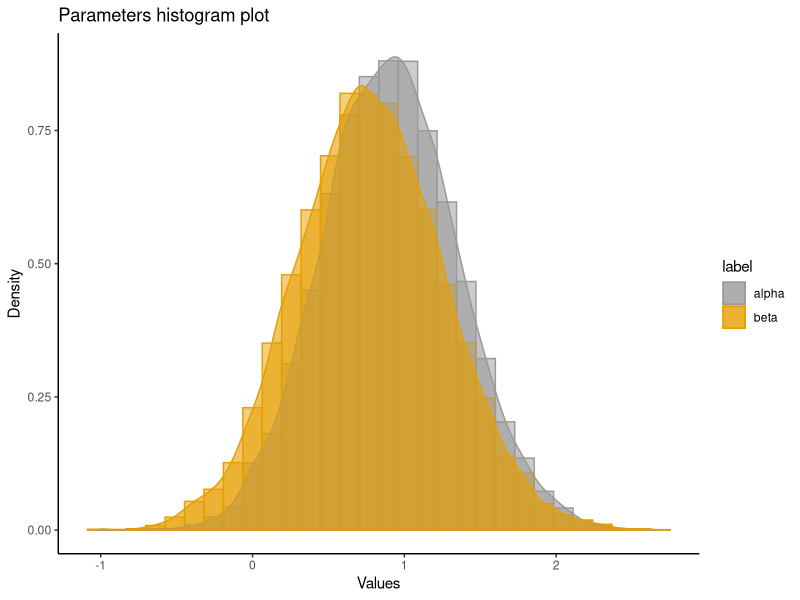
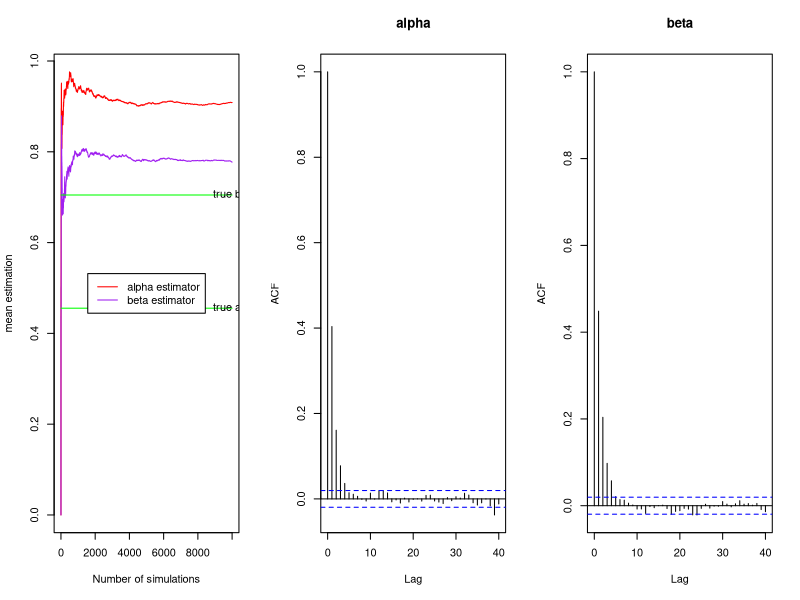
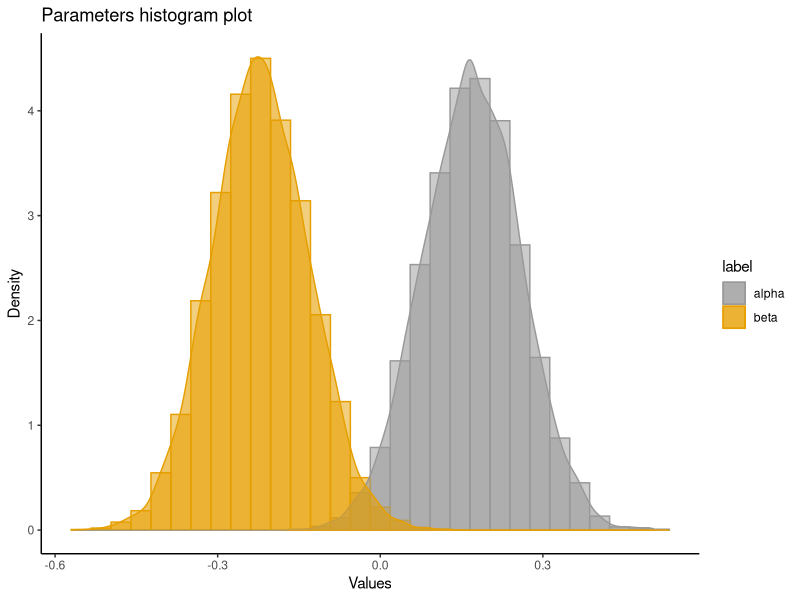
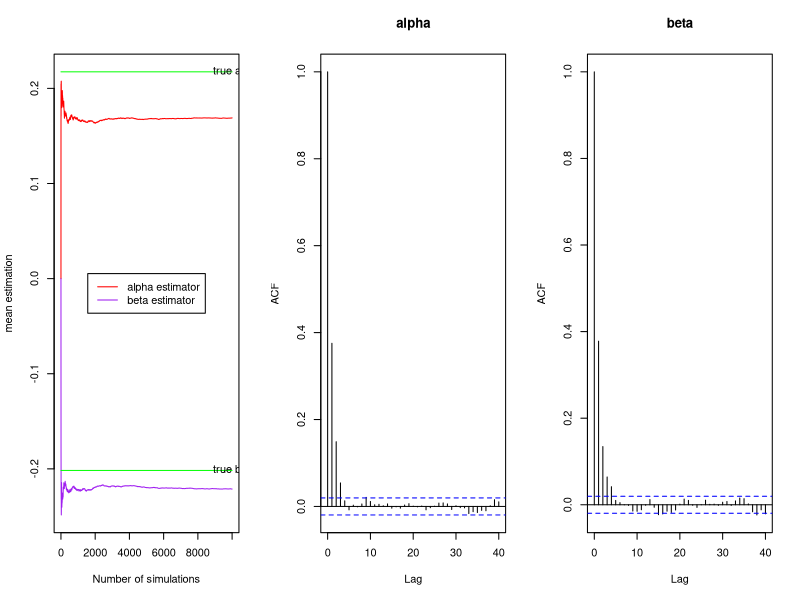
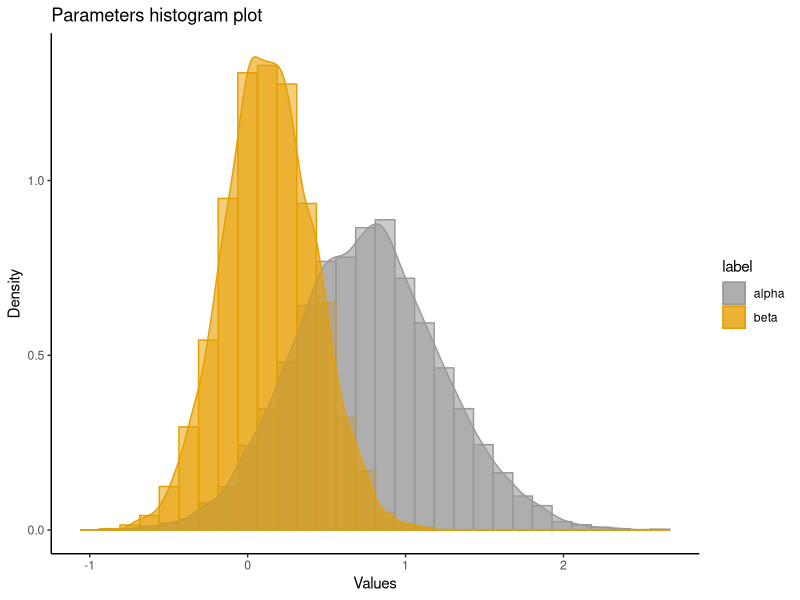
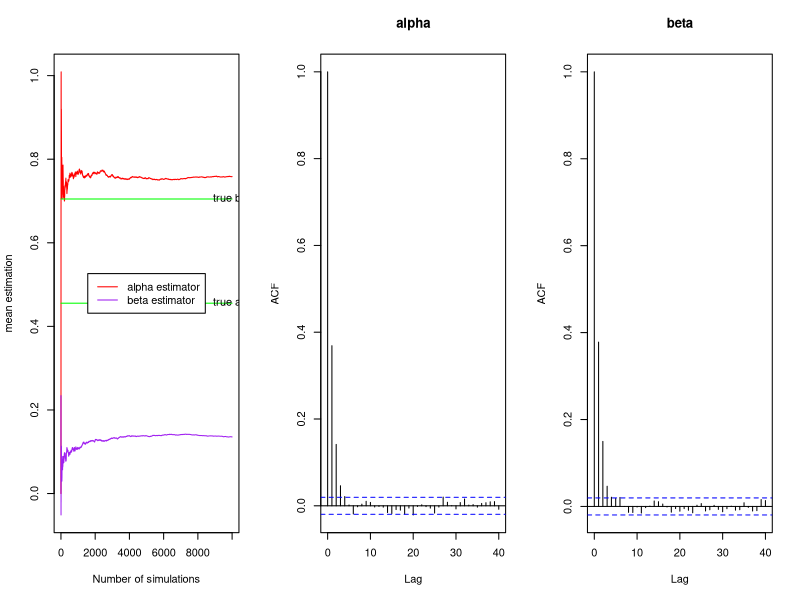
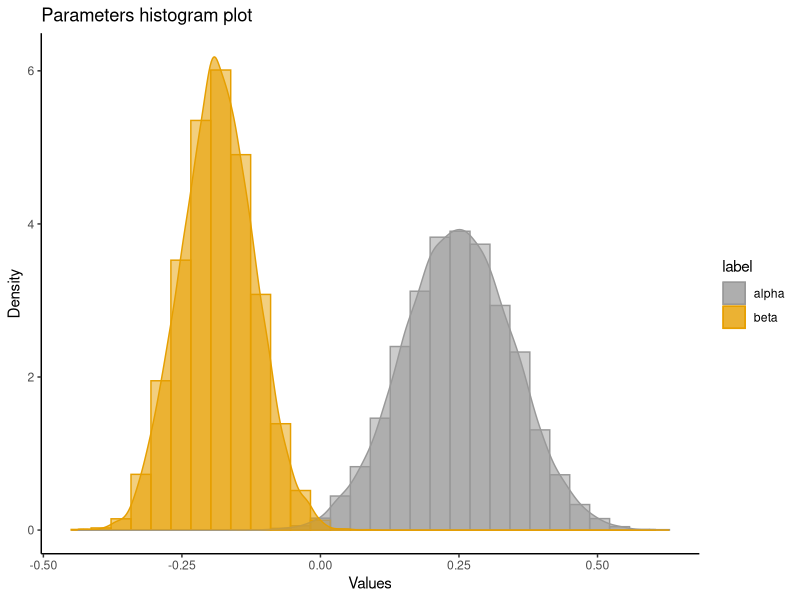
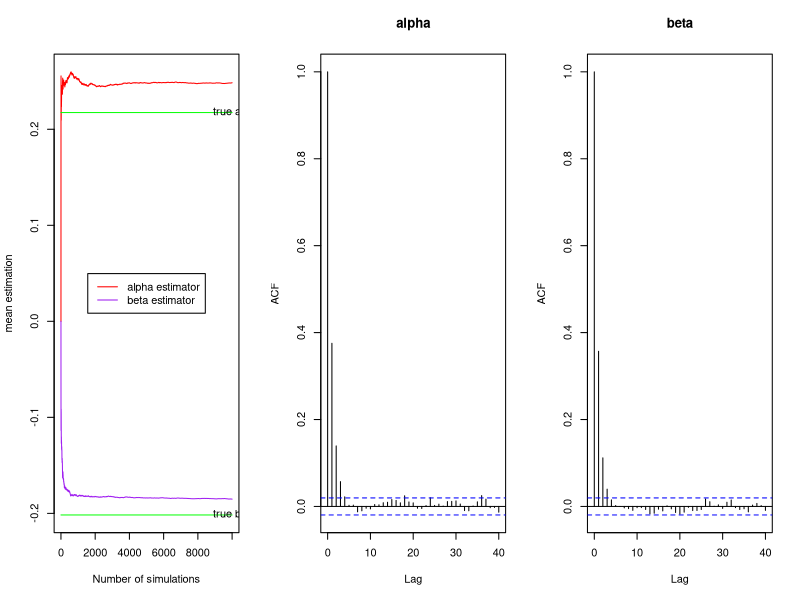

R code for these plots, in order:
## ---- chunk 1
knitr::opts_chunk$set(echo = TRUE)
## ---- chunk 2
time = Sys.time()
## ---- chunk 3
rgen = function(n, model='first') { #generation of the data : n=number of observation, model : first for questions 1 to 8; second for the question 9
  
  if(model=='first'){
  x = sample(c(-1,1), n, replace=T) #sample x
  }
  else if(model=='second'){
    x = runif(n, min=-1, max=1)
  }
  eps = rnorm(n) # n independent noises
  alpha = rnorm(1, 0, 1) # 1 alpha simulated for the dataset
  beta = rnorm(1, 0, 1) # 1 beta simulated for the dataset
  y = 1*(rnorm(n)<alpha+beta*x+eps*1*(model=='first')) #sample y according the probit model
  
  return (rbind(x,y,alpha,beta))
}
## ---- chunk 4
tr.dat = function(sample){ #transformation of the x's : the model becomes a continuous probit model
  
  n = dim(sample)[2] # number of observation of the dataset
  keep = sample(1:n, 0.95*n, replace=F) # keep randomly only 95% of the data
  sample = sample[,keep]
  sample[1,] = sample[1,] + rnorm(0.95*n, 0.5,1) # add some noise with biais to the x's
  
  return (sample)
}
## ---- chunk 5
# Library for multidimensionnal normal law
library(MASS)
# Library for truncated normal law
library(truncnorm)

infer.gibss = function(sample, prior_mean, prior_var, model='first'){ #model : 'first' for the question 1 to 8; 'second' for the question 9
  
  N = 10^4 #number of simulations for gibbs sampler
  n = dim(sample)[2] #number of observation of the dataset
  x = sample[1,] 
  y = sample[2,]
  if(model=='first'){
    A = matrix(c(n/2 +1/prior_var[1], sum(x)/2, sum(x)/2, sum(x^2)/2+ 1/prior_var[2]), nrow=2, ncol=2, byrow=T) # covariance matrix of the conditionnal law (alpha, beta) |z, x, y
  }
  else if(model=='second'){ #remove the factor 1/2
    A = matrix(c(n +1/prior_var[1], sum(x), sum(x), sum(x^2)+ 1/prior_var[2]), nrow=2, ncol=2, byrow=T) # covariance matrix of the conditionnal law (alpha, beta) |z, x, y
  }
  A_inv = solve(A) #inverse of A

  #initialization of the parameters
  z = rep(0, n)
  gibbs_alpha = rep(0,N)
  gibbs_beta = rep(0,N)

  for (i in 2:N) {
    
    #sample from z|alpha, beta x, y :
    
    mu = gibbs_alpha[i-1] + gibbs_beta[i-1]*x #mean of the conditionnal law
    TP = sum(y) # true positif = number of y such that y=1
    if(TP==0){ #check if all the y=0
      z = rtruncnorm(n, mean=mu, sd=1+1*(model=='first'), a=-Inf, b=0) #sd=2 if model=='first' else sd=2
    }
    else if(TP==n){ #check if all the y=1
      z = rtruncnorm(n, mean=mu, sd=1+1*(model=='first'), a=0, b=Inf) #sd=2 if model=='first' else sd=2
    }
    else{
      z[y == 0] = rtruncnorm(n-TP, mean=mu[y == 0], sd=1+1*(model=='first'), a=-Inf, b=0) 
      z[y == 1] = rtruncnorm(TP, mean=mu[y == 1], sd=1+1*(model=='first'), a=0, b=Inf)
    }
    
    #sample from (alpha, beta)|z, x, y :
    
    if(model=='first'){
      B = c(sum(z)/2 +prior_mean[1]/prior_var[1], sum(z*x)/2 +prior_mean[2]/prior_var[2])
    }
    else if(model=='second'){ #remove the factor 1/2
      B = c(sum(z) +prior_mean[1]/prior_var[1], sum(z*x) +prior_mean[2]/prior_var[2])
    }
    res = mvrnorm(1, A_inv%*%B, A_inv)
    
    #keep the value sampled
    gibbs_alpha[i] = res[1]
    gibbs_beta[i] = res[2]
  }
  
  # create a dataframe with columns value (of the gibbs method) and label (alpha or beta). This kind of form will help us later for the plotting part
  alpha = data.frame(value=gibbs_alpha) #create a dataframe for alpha's values
  beta = data.frame(value=gibbs_beta) #create a dataframe for beta's values
  alpha$label = 'alpha' #add its label
  beta$label = 'beta' #add its label
  parameter = data.frame(rbind(alpha, beta)) #create a final dataframe with columns value and label
  
  return (parameter)
}
## ---- chunk 6
library('ggplot2') #graphical library

#First, let's define three plot functions for the histogramme, mean estimator and autocorrelation :

plot_hist = function(parameter){ #function to plot histogramme of alpha and beta in the same graph
  
  ggplot(parameter, aes(x=value, color=label, fill=label)) +
  geom_histogram(aes(y=..density..), position="identity", alpha=0.5)+
  geom_density(alpha=0.6)+
  scale_color_manual(values=c("#999999", "#E69F00", "#56B4E9"))+
  scale_fill_manual(values=c("#999999", "#E69F00", "#56B4E9"))+
  labs(title="Parameters histogram plot",x="Values", y = "Density")+
  theme_classic()
}

plot_mean = function(parameter, true_alpha, true_beta){ #function to plot the convergence of the mean of alpha and beta
  
  n = length(parameter$value)/2 # number of observation (values of alpha and beta ==> 2n)
  
  mean_alpha = cumsum(parameter$value[parameter['label']=='alpha'])/(1:n)#convergence of the mean of alpha
  mean_beta = cumsum(parameter$value[parameter['label']=='beta'])/(1:n) #convergence of the mean of beta
  
  plot(mean_alpha,xlab="Number of simulations", ty="l", ylab="mean estimation", col="red", ylim=c(min(c(mean_alpha, mean_beta, true_alpha, true_beta)),max(c(mean_alpha, mean_beta, true_alpha, true_beta)))) #convergence of the mean estimators
  lines(mean_beta, col="purple")
  
  lines(rep(true_alpha, n), col="green") #true value of alpha
  lines(rep(true_beta, n), col="green") #true value of beta
  text(x=c(0.85*n, 0.85*n), y=c(true_alpha, true_beta), pos=4, labels=c('true alpha', 'true beta'))
  legend("center", legend=c("alpha estimator", "beta estimator"), col=c("red", "purple"), lty=c(1,1))
}

plot_autocorrelation = function(parameter){
  
  n = length(parameter$value)/2 # number of observation (values of alpha and beta ==> 2n)
  
  AutoCorrelation = acf(parameter$value[parameter['label']=='alpha'], plot=F)
  plot(AutoCorrelation, main="alpha")
  AutoCorrelation = acf(parameter$value[parameter['label']=='beta'], plot=F)
  plot(AutoCorrelation, main="beta")
}
## ---- chunk 7
#Let's generate our 2 dataset :
set.seed(42) #to reproduce the result

sample_20 = rgen(20) #dataset with n=20
sample_500 = rgen(500) #dataset with n=500

prior_mean_20 = c(0,0) #prior mean of the first dataset
prior_mean_500 = c(0,0) #prior mean of the second dataset
prior_var_20 = c(1,500/(1+abs(sum(sample_20[1,])))) #prior variance of the first dataset
prior_var_500 = c(1,500/(1+abs(sum(sample_500[1,])))) #prior variance of the second dataset
## ---- chunk 8
#Then, plot the different results :

parameter = infer.gibss(sample_20, prior_mean_20, prior_var_20) #run gibbs sampling
plot_hist(parameter) #plot the histogramme
## ---- chunk 9
par(mfrow = c(1, 3)) #three graphics in the same line
plot_mean(parameter, sample_20[3], sample_20[4]) #plot the convergence of the mean through simulation
plot_autocorrelation(parameter)
## ---- chunk 10
parameter = infer.gibss(sample_500, prior_mean_500, prior_var_500)
plot_hist(parameter) #plot the histogramme
## ---- chunk 11
par(mfrow = c(1, 3)) #three graphics in the same line
plot_mean(parameter, sample_500[3], sample_500[4]) #plot the convergence of the mean through simulation
plot_autocorrelation(parameter)
## ---- chunk 12
parameter = infer.gibss(tr.dat(sample_20), prior_mean_20, prior_var_20)
plot_hist(parameter) #plot the histogramme
## ---- chunk 13
par(mfrow = c(1, 3)) #three graphics in the same line
plot_mean(parameter, sample_20[3], sample_20[4]) #plot the convergence of the mean through simulation
plot_autocorrelation(parameter)
## ---- chunk 14
parameter = infer.gibss(tr.dat(sample_500), prior_mean_500, prior_var_500)
plot_hist(parameter) #plot the histogramme
## ---- chunk 15
par(mfrow = c(1, 3)) #three graphics in the same line
plot_mean(parameter, sample_500[3], sample_500[4]) #plot the convergence of the mean through simulation
plot_autocorrelation(parameter)
## ---- chunk 16
parameter = infer.gibss(sample_500, c(0,0), c(1,1))
plot_mean(parameter, sample_500[3], sample_500[4]) #plot the convergence of the mean through simulation
## ---- chunk 17
parameter = infer.gibss(sample_500, c(5,5), c(2,2))
plot_mean(parameter, sample_500[3], sample_500[4]) #plot the convergence of the mean through simulation
## ---- chunk 18
parameter = infer.gibss(sample_500, c(-2,2), c(1,3))
plot_mean(parameter, sample_500[3], sample_500[4]) #plot the convergence of the mean through simulation
## ---- chunk 19

set.seed(42) #to reproduce the result
sample = rgen(500, model='second')
x = sample[1,]
y = sample[2,]

parameter = infer.gibss(sample, c(0,0), c(1,1), model='second') #gibbs sample of alpha, beta
fit = glm(y~x, family=binomial(link = probit)) #mle model
alpha_mle = fit$coefficients[1] #mle of alpha
beta_mle = fit$coefficients[2] #mle of beta

plot_mean(parameter, sample[3], sample[4]) #plot the convergence of the gibbs mean through simulation
lines(rep(alpha_mle, length(parameter$value)/2), col='orange') #add the mle of alpha
lines(rep(beta_mle, length(parameter$value)/2), col='blue') #add the mle of beta
legend("center", legend=c("alpha gibbs estimator", "beta gibbs estimator", "alpha mle estimator", "beta mle estimator"), col=c("red", "purple", "orange", "blue"), lty=c(1,1,1,1))
## ---- chunk 20

plot(sample[1,], sample[2,], main='Density estimation with Gibbs estimator', pch=19, xlab='x', ylab='y') # plot x and y 

lines(x=seq(-1, 1, length.out=500), y=pnorm(mean(parameter$value[parameter['label']=='alpha'])+mean(parameter$value[parameter['label']=='beta'])*seq(-1, 1, length.out=500)), col="red", lwd=2) #plot the estimate of E(y|x)

legend("bottomright", legend="gibbs estimate of E(Y|X)", col="red", bty='n', lty=1, lwd=2, inset=c(0.02, 0.08), cex=1)
## ---- chunk 21
Sys.time()-time
